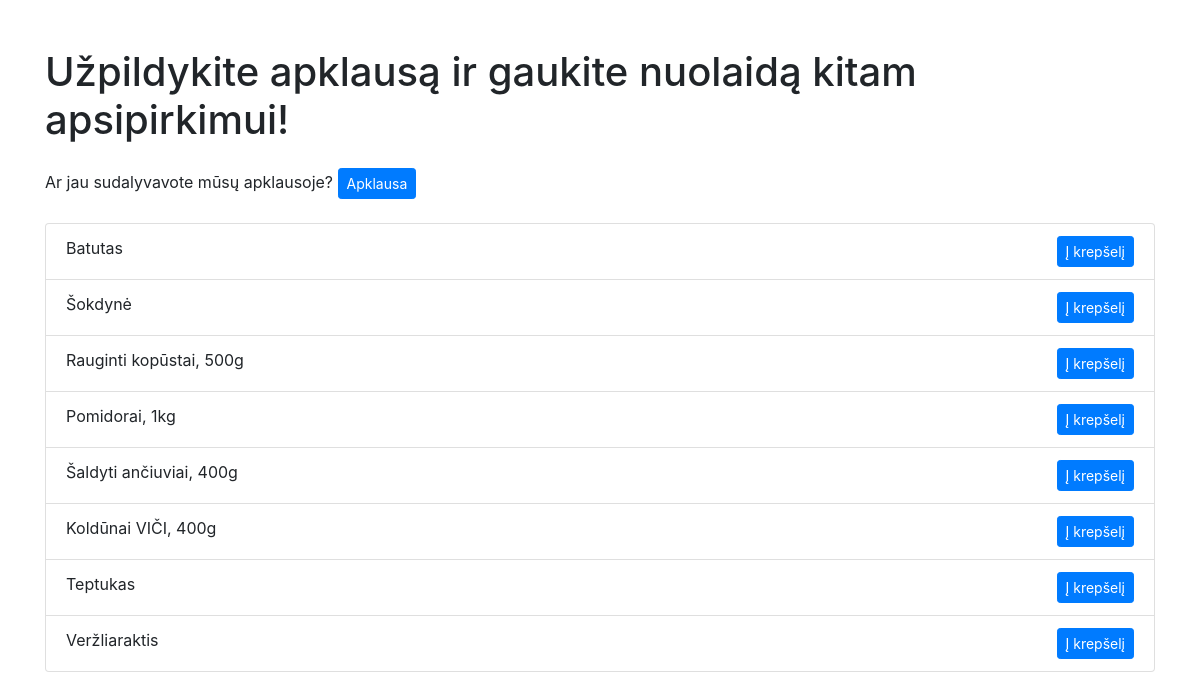
The page /Parduotuve/vidus.php on the database its author committed.
### tables this page shows
CREATE TABLE `prekes` (
  `prekes_ID` int(11) NOT NULL,
  `pavadinimas` varchar(255) NOT NULL,
  `kategorijos_ID` smallint(6) NOT NULL,
  `kaina` double(10,2) NOT NULL,
  `kiekis` int(11) DEFAULT NULL
);

### Parduotuve/vidus.php (the view, shortened to what this page needs)
<?php
include 'db.php';
?>
<!DOCTYPE html>
<html>
    <head>
        <link rel="stylesheet" href="https://stackpath.bootstrapcdn.com/bootstrap/4.3.1/css/bootstrap.min.css">
    </head>
    <body>
        <div class="container">
            <h1 class="mt-5 mb-4">Užpildykite apklausą ir gaukite nuolaidą kitam apsipirkimui!</h1>
            <div class="my-4 clearfix">
                Ar jau sudalyvavote mūsų apklausoje? <a href="klausimas.php" class="btn btn-primary btn-sm">Apklausa</a>
            </div>
            <ul class="list-group">
                <?php
                $getPrekes = mysqli_query($con, "SELECT * FROM prekes");
                foreach ($getPrekes as $preke) {
                    echo "
                    <li class='list-group-item clearfix'>
                        <span>".$preke['pavadinimas']."</span>
                        <a href='vidus.php?add=".$preke['prekes_ID']."' class='btn btn-primary btn-sm text-white float-right'>Į krepšelį</a>
                    </li>
                    ";
                }
                ?>
            </ul>
        </div>
    </body>
</html>

### rows shown on the page
prekes: pavadinimas "Batutas"
prekes: pavadinimas "Šokdynė"
prekes: pavadinimas "Rauginti kopūstai, 500g"
prekes: pavadinimas "Pomidorai, 1kg"
prekes: pavadinimas "Šaldyti ančiuviai, 400g"
prekes: pavadinimas "Koldūnai VIČI, 400g"
prekes: pavadinimas "Teptukas"
prekes: pavadinimas "Veržliaraktis"
